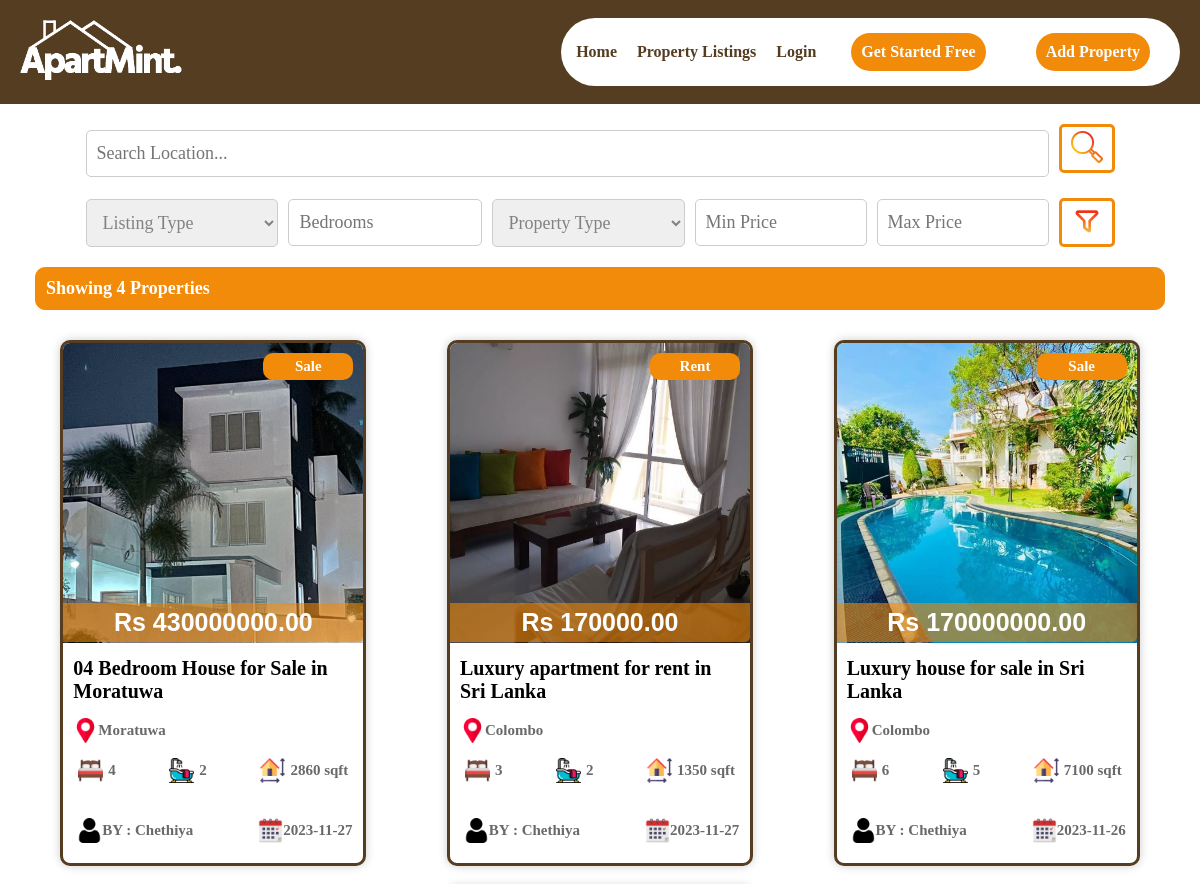
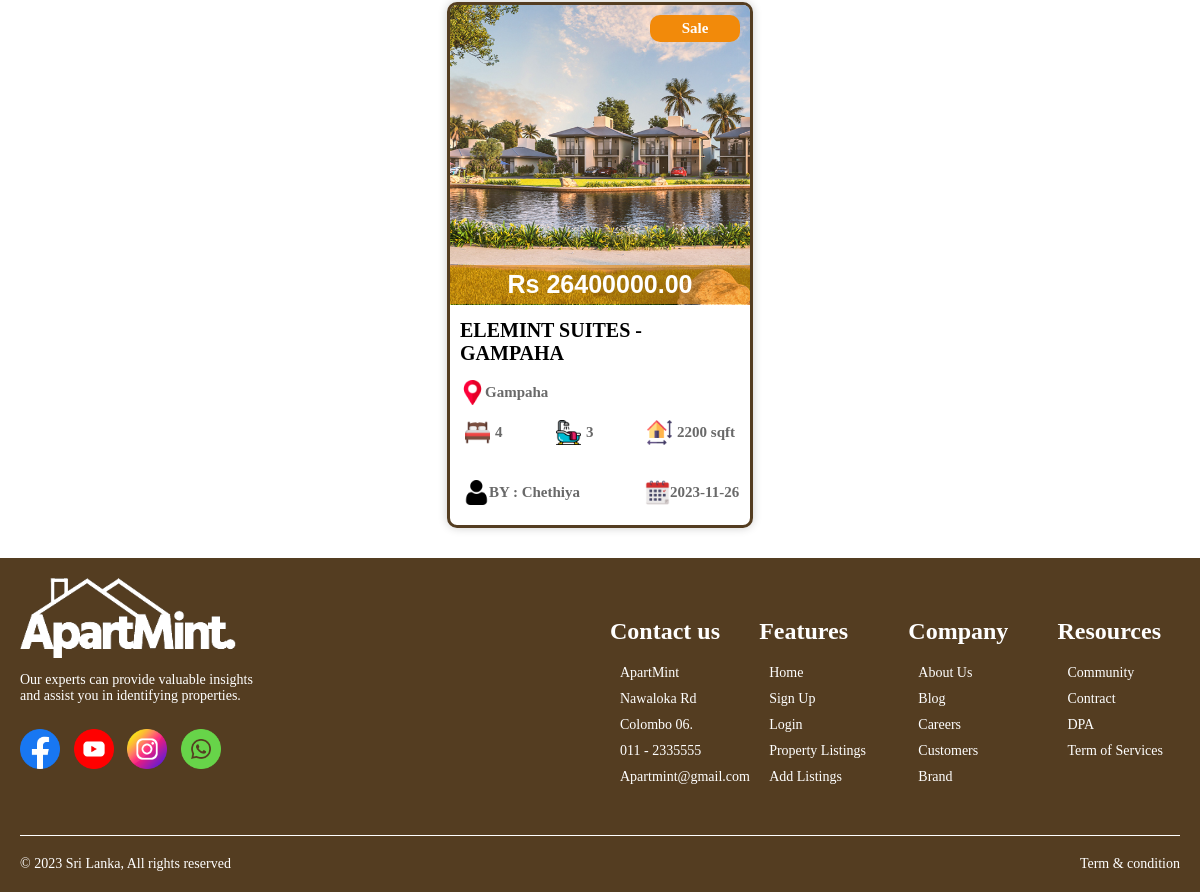
Page /all_listings.php on the committed database (2 pictures, top to bottom).
### tables this page shows
CREATE TABLE `listing_details` (
  `id` int(50) NOT NULL,
  `user_id` int(100) NOT NULL,
  `listing_type` varchar(30) NOT NULL,
  `title` varchar(250) NOT NULL,
  `property_type` varchar(30) NOT NULL,
  `address` varchar(300) NOT NULL,
  `city` varchar(100) NOT NULL,
  `total_units` int(11) NOT NULL,
  `bedrooms` int(20) NOT NULL,
  `bathrooms` int(20) NOT NULL,
  `price` decimal(10,0) NOT NULL,
  `size` int(20) NOT NULL,
  `features` text NOT NULL,
  `kitchen` text NOT NULL,
  `outdoor_spaces` text NOT NULL,
  `living_spaces` text NOT NULL,
  `utilities` text NOT NULL,
  `li_image` varchar(1800) NOT NULL,
  `description` text NOT NULL,
  `f_name` varchar(50) NOT NULL,
  `l_name` varchar(50) NOT NULL,
  `email` varchar(80) NOT NULL,
  `p_no` varchar(50) NOT NULL,
  `date` datetime NOT NULL DEFAULT current_timestamp(),
  `approval_status` varchar(255) NOT NULL DEFAULT 'Pending'
);

### all_listings.php (the view, shortened to what this page needs)
<?php
include('process_php/db_connection.php');
$location = '';
$listingType = '';
$bedrooms = '';
$propertyType = '';
$minPrice = '';
$maxPrice = '';
$sql = "SELECT * FROM listing_details WHERE approval_status = 'Approved'";
$result = $conn->query($sql);
?>
<!DOCTYPE html>
<html lang="en">
<head>
    <link rel="stylesheet" type="text/css" href="style/style.css">
    <link rel="stylesheet" type="text/css" href="style/style_all_listings.css">
</head>
<body>
    <?php include('navbar.php'); ?>
    <div class="search-container">
        <form action="all_listings.php" method="GET">
            <div class="search-group">
                <input type="text" id="search-input" name="location" placeholder="Search Location...">
                <button type="submit" id="search-button"><img src="images/search.png" alt="Search"></button>
            </div>
            <div class="filter-group">
                <select name="listingType">
                    <option value="">Listing Type</option>
                </select>
                <input type="text" name="bedrooms" placeholder="Bedrooms">
                <select name="propertyType">
                    <option value="">Property Type</option>
                </select>
                <input type="number" name="minPrice" placeholder="Min Price">
                <input type="number" name="maxPrice" placeholder="Max Price">
                <button type="submit" id="filter-button"><img src="images/filter.png" alt="Filter"></button>
            </div>
        </form>
    </div>
    <?php
        echo '<div class="noOfProperty">';
            if ($result->num_rows > 0) {
                $propertyCount = $result->num_rows;
                echo '<div>Showing ' . $propertyCount . ' Properties</div>';
            } else {
                echo '<div>No properties found</div>';
            }
        echo '</div>';
    ?>
    <div class="all-listing-container">
        <?php
        include('process_php/db_connection.php');
        $sql = "SELECT * FROM listing_details WHERE approval_status = 'Approved' ORDER BY date DESC";
        $result = $conn->query($sql);
        if ($result->num_rows > 0) {
            echo '<div class="listing-container">';
            while($row = $result->fetch_assoc()) {
                echo '<a href="listing_view.php?id=' . $row['id'] . '" class="property-link">';
                    if (
                        (strpos($row['city'], $location) !== false || empty($location)) &&
                        ($row['listing_type'] == $listingType || empty($listingType)) &&
                        ($row['bedrooms'] == $bedrooms || empty($bedrooms)) &&
                        ($row['property_type'] == $propertyType || empty($propertyType)) &&
                        ($row['price'] >= $minPrice || empty($minPrice)) &&
                        ($row['price'] <= $maxPrice || empty($maxPrice)))
                    {
                        $imagePaths = explode(',', $row['li_image']);
                        $firstImagePath = isset($imagePaths[0]) ? $imagePaths[0] : '';
                        echo '<div class="listing">';
                            echo '<div class="listing-photo">';
                                if (!empty($firstImagePath)) {
                                    echo '<div><img src="process_php/' . $firstImagePath . '" alt="Listing Photo"></div>';
                                } else {
                                    echo '<div class="listing-photo">No Image Available</div>';
                                }
                                echo '<div class="listing-price">Rs ' . $row['price'] . '.00</div>';
                                echo '<div class="listing-type">' . $row['listing_type'] . '</div>';
                            echo '</div>';
                            echo '<div class="listing-info">';
                                $shortenedTitle = (strlen($row['title']) > 45) ? substr($row['title'], 0, 45) . '...' : $row['title'];
                                echo '<div class="listing-title">' . $shortenedTitle . '</div>';
                                echo '<div class="listing-address"><img src="images/placeholder.png" alt="Bed">' . $row['city'] . '</div>';
                                echo '<div class="listing-icons">';
                                echo '<div class="icon-bed"><img src="images/bed.png" alt="Bed">' . $row['bedrooms'] . '</div>';
                                echo '<div class="icon-bath"><img src="images/bath.png" alt="Bath">' . $row['bathrooms'] . '</div>';
                                echo '<div class="icon-size"><img src="images/size.png" alt="Size">' . $row['size'] . ' sqft</div>';
                                echo '</div>';
                                echo '<div class="listing-publish">';
                                    echo '<div class="listing-date"><img src="images/calendar.png" alt="Date">' . date('Y-m-d', strtotime($row['date'])) . '</div>';
                                    echo '<div class="publisher-icon"><img src="images/user.png" alt="Publisher">BY : ' . $row['f_name'] . '</div>';
                                echo '</div>';
                            echo '</div>';
                        echo '</div>';
                    }
                echo '</a>';
            }
            echo '</div>';
        }
        else {
            echo "No properties available";
        }
        ?>
    </div>
    <?php include('footer.php'); ?>
</body>
</html>

### style/style.css (style rules this page uses)
a { text-decoration: none; }

### style/style_all_listings.css (style rules this page uses)
body { margin: 0; padding: 0; font-family: Josefin sans-serif; }
.search-container { display: flex; align-items: center; justify-content: center; margin: 20px; }
.search-group { display: flex; align-items: center; justify-content: center; margin-bottom: 15px; }
input[type="text"] { font-family: Josefin sans-serif; color: #858282; padding: 10px; font-size: 18px; border: 1px solid #ccc; border-radius: 5px; margin-right: 10px; width: 100%; height: 25px; }
#search-button { background-color: #fff; border: 3px solid rgba(242, 138, 10, 1); padding: 4px 9px; border-radius: 5px; cursor: pointer; margin-bottom: 10px; -webkit-border-radius: 5px; -moz-border-radius: 5px; -ms-border-radius: 5px; -o-border-radius: 5px; }
#search-button img { max-width: 32px; max-height: 32px; vertical-align: center; }
.filter-group { display: flex; align-items: center; justify-content: center; }
.filter-group input[type="number"] { font-family: Josefin sans-serif; color: #858282; padding: 10px; font-size: 18px; border: 1px solid #ccc; border-radius: 5px; margin-right: 10px; width: 150px; height: 25px; }
.filter-group select { width: 100%; padding: 12px; border: 1px solid #ccc; border-radius: 5px; outline: none; font-size: 18px; font-family: Josefin sans-serif; color: #838282; margin-right: 10px; -webkit-border-radius: 5px; -moz-border-radius: 5px; -ms-border-radius: 5px; -o-border-radius: 5px; }
#filter-button { background-color: #fff; border: 3px solid rgba(242, 138, 10, 1); padding: 4px 9px; border-radius: 5px; cursor: pointer; -webkit-border-radius: 5px; -moz-border-radius: 5px; -ms-border-radius: 5px; -o-border-radius: 5px; }
#filter-button img { max-width: 32px; max-height: 32px; vertical-align: center; }
.noOfProperty { background-color: rgb(242, 138, 10); padding: 10px; border: 1px solid rgba(242, 138, 10, 1); border-radius: 10px; color: #fff; margin-top: 10px; margin-left: 35px; margin-right: 35px; font-weight: bold; font-size: 18px; -webkit-border-radius: 10px; -moz-border-radius: 10px; -ms-border-radius: 10px; -o-border-radius: 10px; }
.listing-container { display: flex; flex-wrap: wrap; justify-content: space-around; margin: 20px; }
a { text-decoration: none; color: black; }
.listing { margin: 10px; width: 300px; height: auto; border: 3px solid rgba(84, 61, 33, 1); font-size: 15px; font-weight: bold; background-color: white; cursor: pointer; transition: 0.3s; border-radius: 10px; box-shadow: 0 0 10px rgba(0, 0, 0, 0.2); -webkit-border-radius: 10px; -moz-border-radius: 10px; -ms-border-radius: 10px; -o-border-radius: 10px; }
.listing-photo { position: relative; }
.listing-photo img { width: 100%; height: 300px; border-top-left-radius: 7px; border-top-right-radius: 7px; border-bottom-left-radius: 0; border-bottom-right-radius: 0; object-fit: cover; }
.listing-price { position: absolute; width: 280px; top: 260px; font-size: 25px; font-family:Arial, Helvetica, sans-serif; text-align: center; color: white; background-color:rgba(242, 138, 10, 0.575); padding: 5px 10px; border-bottom-right-radius: 5px; font-weight: bold; }
.listing-type { margin-top: 10px; position: absolute; width: 70px; top: 0px; left: 200px; text-align: center; font-family: Georgia, 'Times New Roman', Times, serif; background-color: rgba(242, 138, 10, 1); color: white; padding: 5px 10px; border-radius: 10px; }
.listing-info { margin: 10px; }
.listing-title { margin-top: 10px; margin-bottom: 10px; font-size: 20px; font-weight: bold; font-family: Georgia, 'Times New Roman', Times, serif; }
.listing-address { margin-top: 15px; margin-bottom: 10px; display: flex; align-items: center; color: dimgray; position: relative; }
.listing-address img { max-width: 25px; max-height: 25px; }
.listing-icons { display: flex; justify-content: space-between; margin-top: 15px; margin-left: 5px; margin-right: 5px; color: dimgray; }
.listing-icons img { max-width: 25px; max-height: 25px; margin-right: 5px; }
.listing-icons .icon-bed, .listing-icons .icon-bath, .listing-icons .icon-size { display: flex; align-items: center; }
.listing-publish { margin-top: 15px; display: flex; justify-content: space-between; color: dimgray; }
.listing-publish img { max-width: 25px; max-height: 25px; margin-left: 5px; }
.listing-date { position: relative; left: 180px; margin-top: 20px; margin-bottom: 10px; display: flex; align-items: center; }
.publisher-icon { position: relative; right: 160px; margin-top: 20px; margin-bottom: 10px; display: flex; align-items: center; }

### rows in the picture
listing_details: shows a picture, price "430000000", listing_type "Sale", title "04 Bedroom House for Sale in Moratuwa", city "Moratuwa", bedrooms "4", bathrooms "2", size "2860", date "2023-11-27", f_name "Chethiya"
listing_details: shows a picture, price "170000", listing_type "Rent", title "Luxury apartment for rent in Sri Lanka", city "Colombo", bedrooms "3", bathrooms "2", size "1350", date "2023-11-27", f_name "Chethiya"
listing_details: shows a picture, price "170000000", listing_type "Sale", title "Luxury house for sale in Sri Lanka", city "Colombo", bedrooms "6", bathrooms "5", size "7100", date "2023-11-26", f_name "Chethiya"
listing_details: shows a picture, price "26400000", listing_type "Sale", title "ELEMINT SUITES - GAMPAHA", city "Gampaha", bedrooms "4", bathrooms "3", size "2200", date "2023-11-26", f_name "Chethiya"

### other values in the picture
$propertyCount "4"
